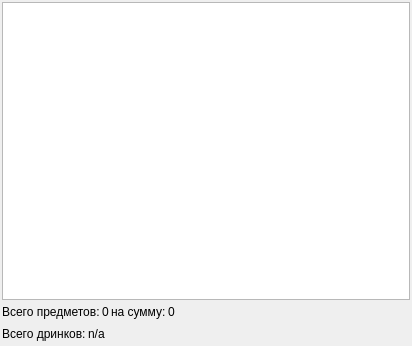
<?xml version="1.0" encoding="UTF-8"?>
<ui version="4.0">
 <class>ThingsWidget</class>
 <widget class="QWidget" name="ThingsWidget">
  <property name="geometry">
   <rect>
    <x>0</x>
    <y>0</y>
    <width>412</width>
    <height>346</height>
   </rect>
  </property>
  <property name="windowTitle">
   <string>Form</string>
  </property>
  <layout class="QVBoxLayout" name="verticalLayout">
   <property name="spacing">
    <number>2</number>
   </property>
   <property name="margin">
    <number>2</number>
   </property>
   <item>
    <widget class="ThingsView" name="thingsTable">
     <property name="sizePolicy">
      <sizepolicy hsizetype="Expanding" vsizetype="Expanding">
       <horstretch>0</horstretch>
       <verstretch>0</verstretch>
      </sizepolicy>
     </property>
     <property name="selectionMode">
      <enum>QAbstractItemView::SingleSelection</enum>
     </property>
     <property name="selectionBehavior">
      <enum>QAbstractItemView::SelectRows</enum>
     </property>
     <property name="sortingEnabled">
      <bool>true</bool>
     </property>
     <attribute name="horizontalHeaderHighlightSections">
      <bool>false</bool>
     </attribute>
     <attribute name="verticalHeaderVisible">
      <bool>false</bool>
     </attribute>
    </widget>
   </item>
   <item>
    <layout class="QHBoxLayout" name="thingsSummaryLayout">
     <item>
      <widget class="QLabel" name="label_39">
       <property name="text">
        <string>Всего предметов:</string>
       </property>
      </widget>
     </item>
     <item>
      <widget class="QLabel" name="labelThingsCountAll">
       <property name="text">
        <string>0</string>
       </property>
      </widget>
     </item>
     <item>
      <widget class="QLabel" name="label_76">
       <property name="text">
        <string>на сумму:</string>
       </property>
      </widget>
     </item>
     <item>
      <widget class="QLabel" name="labelThingsPriceAll">
       <property name="text">
        <string>0</string>
       </property>
      </widget>
     </item>
     <item>
      <spacer name="horizontalSpacer_18">
       <property name="orientation">
        <enum>Qt::Horizontal</enum>
       </property>
       <property name="sizeHint" stdset="0">
        <size>
         <width>40</width>
         <height>20</height>
        </size>
       </property>
      </spacer>
     </item>
    </layout>
   </item>
   <item>
    <layout class="QHBoxLayout" name="moneySummaryLayout">
     <item>
      <widget class="QLabel" name="label_14">
       <property name="text">
        <string>Всего дринков:</string>
       </property>
      </widget>
     </item>
     <item>
      <widget class="QLabel" name="labelMoneySummary">
       <property name="text">
        <string>n/a</string>
       </property>
      </widget>
     </item>
     <item>
      <spacer name="horizontalSpacer_45">
       <property name="orientation">
        <enum>Qt::Horizontal</enum>
       </property>
       <property name="sizeHint" stdset="0">
        <size>
         <width>40</width>
         <height>20</height>
        </size>
       </property>
      </spacer>
     </item>
    </layout>
   </item>
  </layout>
 </widget>
 <customwidgets>
  <customwidget>
   <class>ThingsView</class>
   <extends>QTableView</extends>
   <header>thingstab/thingsview.h</header>
  </customwidget>
 </customwidgets>
 <resources/>
 <connections/>
</ui>
